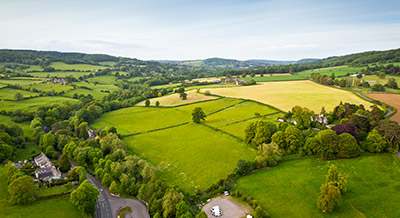
#> input picture Python/Detector de cores_V0.1/Trabalho CG/A.jpg, 400 x 218 px
$ python 'COPIA FUDIDA DE SEGURA CARAI.py'
#> lines starting #> are read from the running program, lines starting #| are printed output that depends on the picture; after the words box and inside, x2 and y2 are one past the last pixel; in counts of white or black regions, pixels touching at a corner belong together
import numpy as np
import cv2

imagem = cv2.imread('A.jpg')
#> imagem is the input picture: shape (218, 400, 3); mean B, G, R 89.8, 146.9, 136.6
hsv = cv2.cvtColor(imagem, cv2.COLOR_BGR2HSV)
#> hsv: shape (218, 400, 3); mean H, S, V 56.4, 141.5, 152
lower_green=np.array([20,20,20],np.uint8)
upper_green=np.array([80,255,255],np.uint8)

mask = cv2.inRange(hsv, lower_green, upper_green)
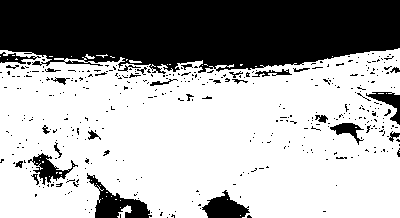
#> mask: shape (218, 400); 65.8% white; 396 black regions (365 under 20 px), largest, box (x1, y1, x2, y2) and area: (0, 0, 400, 74) 24409, (87, 173, 152, 218) 1110, (202, 190, 250, 218) 750
res = cv2.bitwise_and(imagem,imagem, mask=mask)

mask_inv = cv2.bitwise_not(mask)
res1 = cv2.bitwise_and(imagem,imagem, mask=mask_inv)
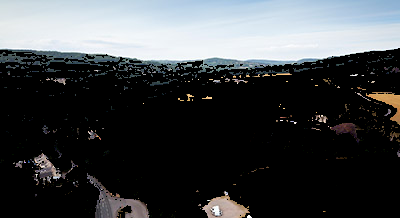
#> res1: shape (218, 400, 3); mean B, G, R 70.3, 68.1, 65.2

(canalAzul, canalVerde, canalVermelho) = cv2.split(res)
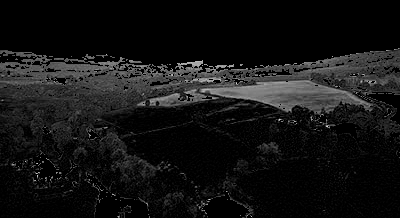
#> canalAzul: shape (218, 400); min 0, max 221, mean 19.6
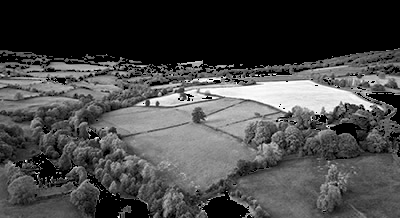
#> canalVermelho: shape (218, 400); min 0, max 255, mean 71.4

zeros = np.zeros(res.shape[:2], dtype = "uint8")
test = cv2.bitwise_not(mask)

res = cv2.merge([zeros, canalVerde,zeros])

test = cv2.add(res,res1)
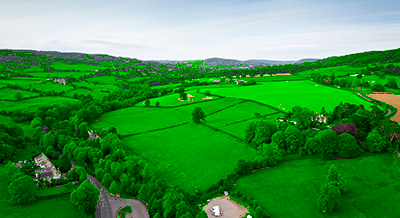
#> test: shape (218, 400, 3); mean of channels 0, 1, 2 70.3, 146.9, 65.2; drawn as B, G, R

cv2.imshow("RES", test)
cv2.imshow("MN", mask)
cv2.imshow("MI", mask_inv)


# [7 lines of commented-out code are left out]
cv2.waitKey(0)
cv2.destroyAllWindows


gray = cv2.cvtColor(imagem,cv2.COLOR_BGR2GRAY)
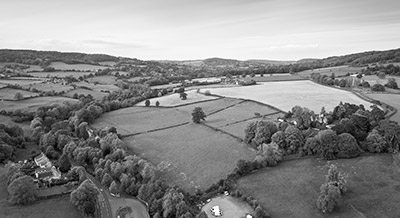
#> gray: shape (218, 400); min 0, max 255, mean 137.3
ret,mask = cv2.threshold(gray, 10, 255, cv2.THRESH_BINARY)
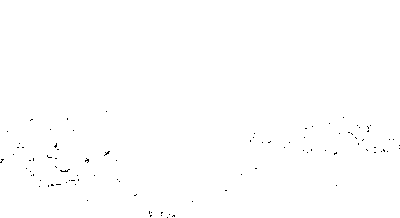
#> mask: shape (218, 400); 99.8% white; black in thin lines or dots, all inside (x1, y1, x2, y2) = (0, 111, 400, 218)
mask_inv = cv2.bitwise_not(mask)

$ run again, with Python/Detector de cores_V0.1/Trabalho CG/mymaps_sp_tlfs_07_thumb.jpg copied over Python/Detector de cores_V0.1/Trabalho CG/A.jpg
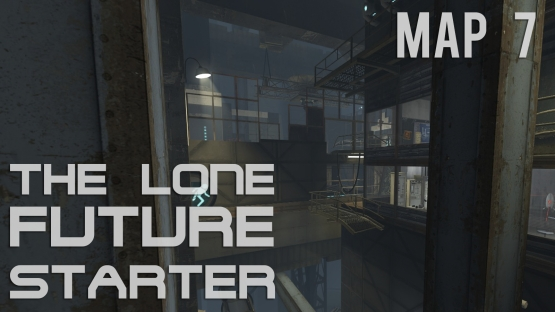
#> input picture Python/Detector de cores_V0.1/Trabalho CG/mymaps_sp_tlfs_07_thumb.jpg, 555 x 312 px
#> imagem is the input picture: shape (312, 555, 3); mean B, G, R 61.6, 61.3, 58.7
#> hsv: shape (312, 555, 3); mean H, S, V 73.7, 34.9, 63.6
#> `mask = cv2.inRange(hsv, lower_green, upper_green)`:
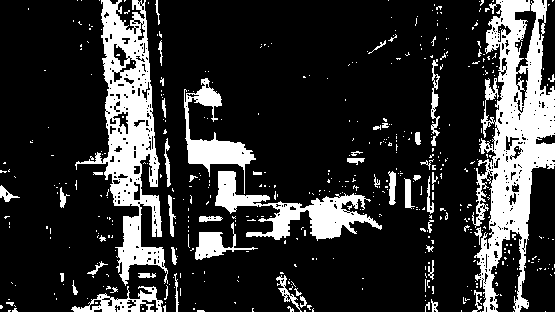
#> mask: shape (312, 555); 19.5% white; 490 white regions (435 under 20 px), largest, box (x1, y1, x2, y2) and area: (472, 0, 555, 312) 12113, (75, 0, 168, 286) 9230, (215, 171, 382, 241) 3734
#> `test = cv2.add(res,res1)`:
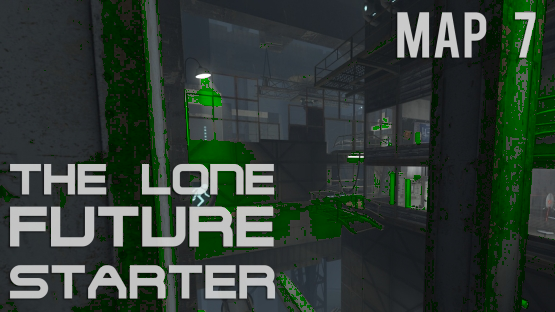
#> test: shape (312, 555, 3); mean of channels 0, 1, 2 53.2, 61.3, 48.9; drawn as B, G, R
